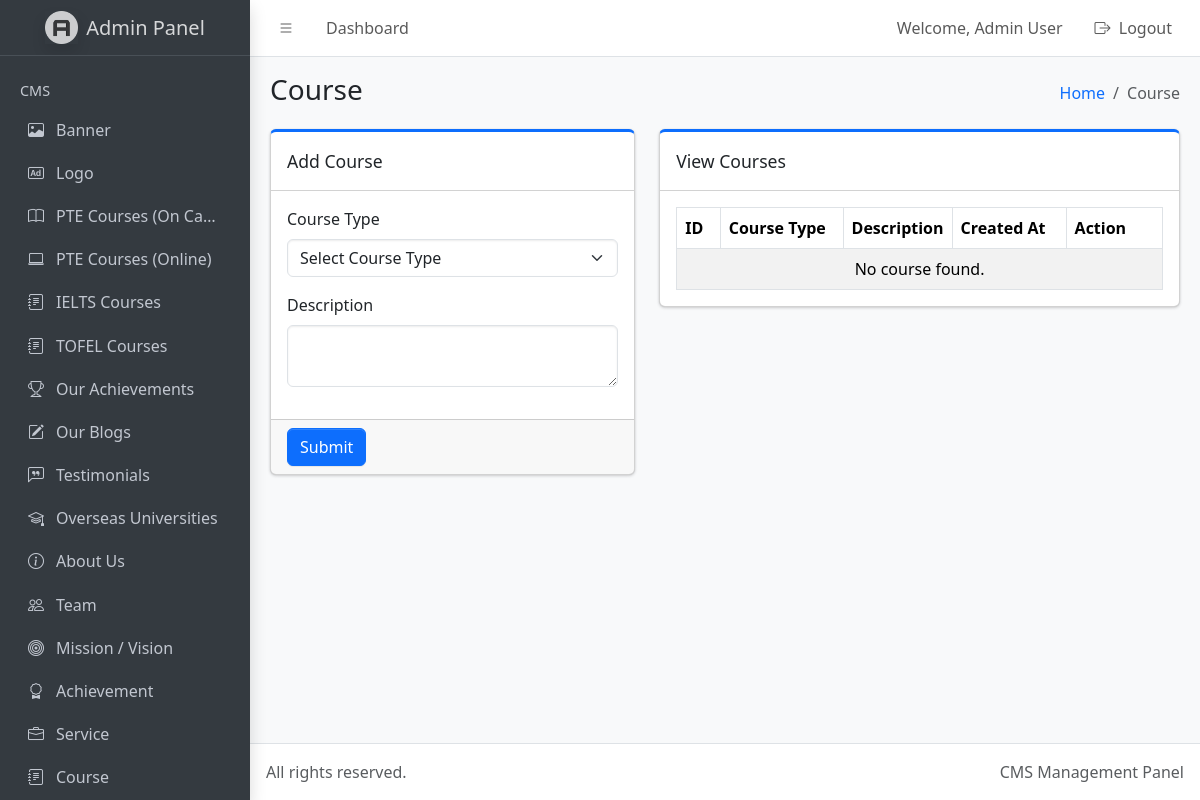
Page /admin/dist/courses.php (signed in) on the earlier database version.
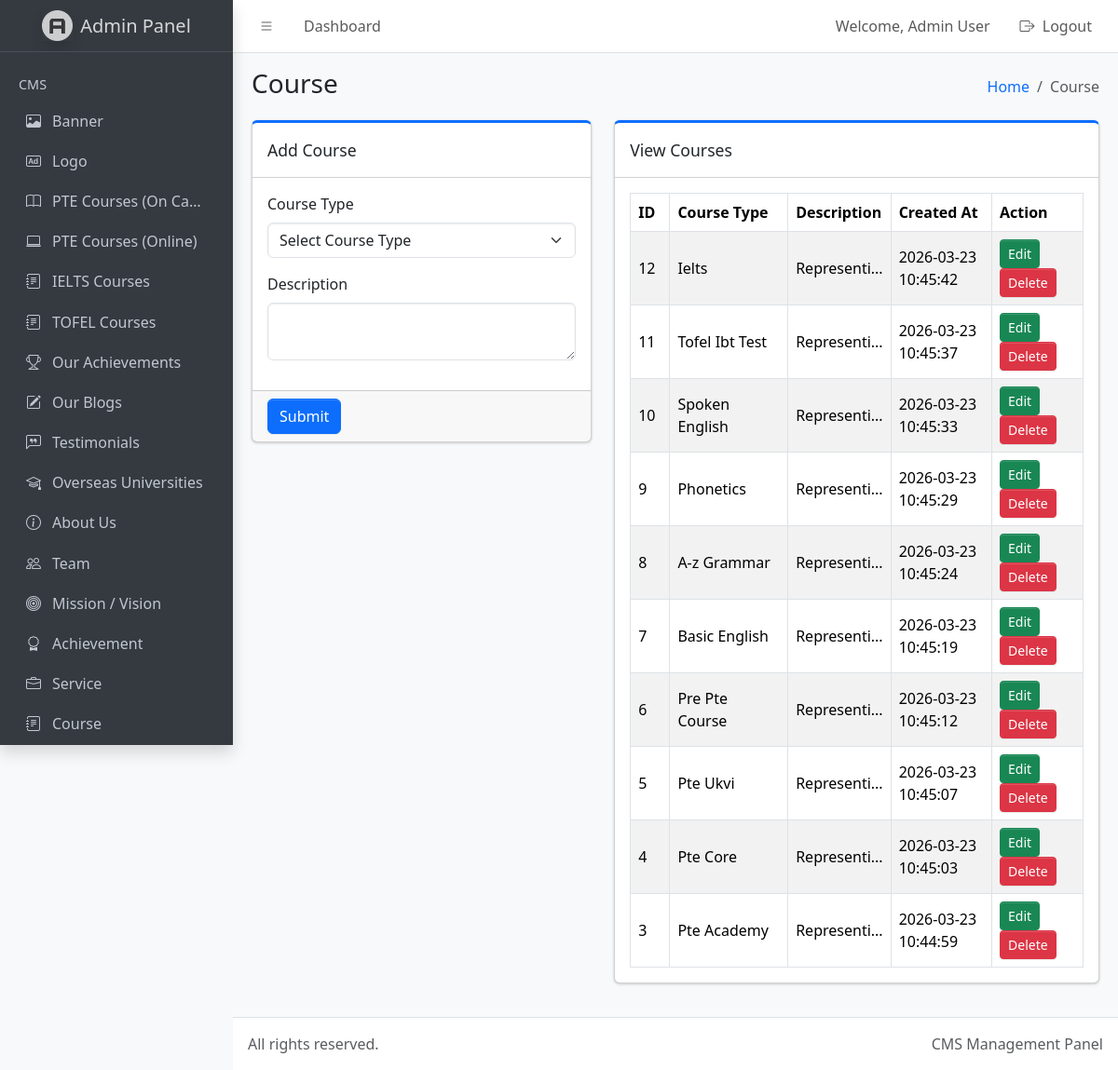
Same page on the later database version.
### tables this page shows
CREATE TABLE `courses` (
  `id` int(11) NOT NULL,
  `course_type` varchar(255) NOT NULL,
  `description` longtext NOT NULL,
  `created_at` timestamp NOT NULL DEFAULT current_timestamp()
);

### admin/dist/courses.php (the view, shortened to what the changed rows need)
<?php
require_once '../../db.php';
?>
<!doctype html>
<html lang="en">
  <head>
    <link
      rel="stylesheet"
      href="https://cdn.jsdelivr.net/npm/@fontsource/source-sans-3@5.0.12/index.css"
      media="print"
      onload="this.media='all'"
    />
    <link
      rel="stylesheet"
      href="https://cdn.jsdelivr.net/npm/overlayscrollbars@2.11.0/styles/overlayscrollbars.min.css"
    />
    <link
      rel="stylesheet"
      href="https://cdn.jsdelivr.net/npm/bootstrap-icons@1.13.1/font/bootstrap-icons.min.css"
    />
    <link rel="stylesheet" href="./css/adminlte.css" />
    <link
      rel="stylesheet"
      href="https://cdn.jsdelivr.net/npm/summernote@0.8.20/dist/summernote-lite.min.css"
    />
  </head>
  <body class="layout-fixed sidebar-expand-lg bg-body-tertiary">
    <div class="app-wrapper">
      <main class="app-main">
        <div class="app-content">
          <div class="container-fluid">
            <div class="row">
              <div class="col-md-7">
                <div class="card card-primary card-outline mb-4">
                  <div class="card-body table-responsive">
                    <table class="table table-bordered table-striped align-middle">
                      <thead>
                        <tr>
                          <th style="width: 60px;">ID</th>
                          <th style="width: 220px;">Course Type</th>
                          <th>Description</th>
                          <th style="width: 180px;">Created At</th>
                          <th style="width: 150px;">Action</th>
                        </tr>
                      </thead>
                      <tbody>
                        <?php
                        $course_query = mysqli_query($conn, "SELECT * FROM courses ORDER BY id DESC");
                        if ($course_query && mysqli_num_rows($course_query) > 0) {
                            while ($row = mysqli_fetch_assoc($course_query)) {
                        ?>
                          <tr>
                            <td><?php echo $row['id']; ?></td>
                            <td><?php echo ucwords(htmlspecialchars($row['course_type'])); ?></td>
                            <td
                              class="course-desc-preview"
                              title="<?php echo htmlspecialchars(strip_tags($row['description'])); ?>"
                            >
                              <?php
                                $text = strip_tags($row['description']);
                                $short = mb_substr($text, 0, 10);
                                echo htmlspecialchars($short) . (mb_strlen($text) > 10 ? '...' : '');
                              ?>
                            </td>
                            <td><?php echo $row['created_at']; ?></td>
                            <td>
                              <a
                                href="courses.php?edit_id=<?php echo $row['id']; ?>"
                                class="btn btn-success btn-sm"
                              >
                                Edit
                              </a>
                              <a
                                href="courses.php?delete_id=<?php echo $row['id']; ?>"
                                class="btn btn-danger btn-sm"
                                onclick="return confirm('Are you sure you want to delete this course?')"
                              >
                                Delete
                              </a>
                            </td>
                          </tr>
                        <?php
                            }
                        } else {
                        ?>
                          <tr>
                            <td colspan="5" class="text-center">No course found.</td>
                          </tr>
                        <?php } ?>
                      </tbody>
                    </table>
                  </div>
                </div>
              </div>
            </div>
          </div>
        </div>
      </main>
    </div>
  </body>
</html>

Differences in the rows shown:
added courses: id "12", course_type "Ielts", description "Representi", created_at "2026-03-23 10:45:42"
added courses: id "11", course_type "Tofel Ibt Test", description "Representi", created_at "2026-03-23 10:45:37"
added courses: id "10", course_type "Spoken English", description "Representi", created_at "2026-03-23 10:45:33"
added courses: id "9", course_type "Phonetics", description "Representi", created_at "2026-03-23 10:45:29"
added courses: id "8", course_type "A-z Grammar", description "Representi", created_at "2026-03-23 10:45:24"
added courses: id "7", course_type "Basic English", description "Representi", created_at "2026-03-23 10:45:19"
added courses: id "6", course_type "Pre Pte Course", description "Representi", created_at "2026-03-23 10:45:12"
added courses: id "5", course_type "Pte Ukvi", description "Representi", created_at "2026-03-23 10:45:07"
added courses: id "4", course_type "Pte Core", description "Representi", created_at "2026-03-23 10:45:03"
added courses: id "3", course_type "Pte Academy", description "Representi", created_at "2026-03-23 10:44:59"
Other differences:
text no longer shown: "No course found."
